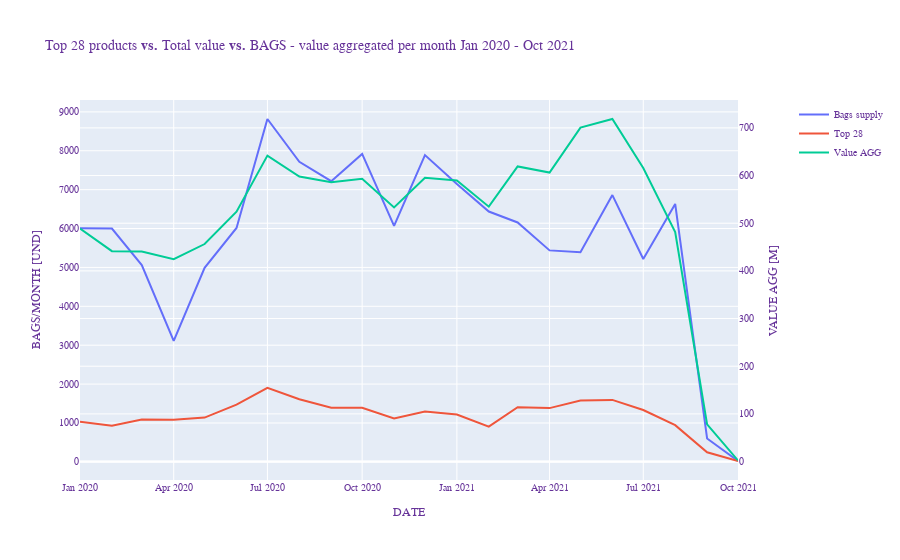

Notebook code cell kept with this figure:
### Code cell
fig = make_subplots(specs=[[{"secondary_y": True}]])


fig.add_trace(go.Scatter(
    x=bagsSupply['yearMonth'],
    y=bagsSupply['value'],
    name="Bags supply"
    ),
secondary_y=False)

fig.add_trace(go.Scatter(
    x=productSeries['yearMonth'],
    y=productSeries['value'],
    name="Top 28"
    ),
secondary_y=True)

fig.add_trace(go.Scatter(
    x=dateValue['yearMonth'], 
    y=dateValue['value'],
    name="Value AGG"
    ),
secondary_y=True)



fig.update_layout(
    title_text="Top 28 products <b>vs.</b> Total value <b>vs.</b> BAGS - value aggregated per month\nJan 2020 - Oct 2021",
    font=dict(
        family="Courier New, monospace",
        size=10,
        color="RebeccaPurple"
    )
)

fig.update_xaxes(title_text="DATE")

fig.update_yaxes(title_text="BAGS/MONTH [UND]", secondary_y=False)
fig.update_yaxes(title_text="VALUE AGG [M]", secondary_y=True)

fig.show()

#Seems that there is certain seasonality over June - July for both years. 
#This behavior could be explained for some products or for some volume
#differences between months.
#Top discount product for reference.

### Figure 1 — Plotly figure (JSON) as saved in the notebook; plotly's stock layout.template omitted (floating-point values rounded to 4 significant figures)
{"data": [{"name": "Bags supply", "type": "scatter", "x": ["2020-01", "2020-02", "2020-03", "2020-04", "2020-05", "2020-06", "2020-07", "2020-08", "2020-09", "2020-10", "2020-11", "2020-12", "2021-01", "2021-02", "2021-03", "2021-04", "2021-05", "2021-06", "2021-07", "2021-08", "2021-09", "2021-10"], "xaxis": "x", "y": [6010, 6001, 5059, 3112, 4990, 6014, 8817, 7716, 7219, 7920, 6070, 7888, 7144, 6438, 6157, 5438, 5392, 6860, 5216, 6634, 601, 22], "yaxis": "y"}, {"name": "Top 28", "type": "scatter", "x": ["2020-01", "2020-02", "2020-03", "2020-04", "2020-05", "2020-06", "2020-07", "2020-08", "2020-09", "2020-10", "2020-11", "2020-12", "2021-01", "2021-02", "2021-03", "2021-04", "2021-05", "2021-06", "2021-07", "2021-08", "2021-09", "2021-10"], "xaxis": "x", "y": [83.41, 75.2, 88.02, 87.87, 92.33, 119.3, 154.8, 130.8, 113.1, 112.7, 90.21, 104.8, 98.58, 73.42, 114.0, 112.1, 128.3, 129.4, 108.1, 76.41, 19.5, 1.198], "yaxis": "y2"}, {"name": "Value AGG", "type": "scatter", "x": ["2020-01", "2020-02", "2020-03", "2020-04", "2020-05", "2020-06", "2020-07", "2020-08", "2020-09", "2020-10", "2020-11", "2020-12", "2021-01", "2021-02", "2021-03", "2021-04", "2021-05", "2021-06", "2021-07", "2021-08", "2021-09", "2021-10"], "xaxis": "x", "y": [488.6, 441.4, 440.6, 424.7, 456.3, 524.1, 641.9, 597.9, 585.9, 593.4, 533.1, 595.5, 589.9, 534.8, 619.1, 606.2, 700.6, 718.6, 615.8, 481.4, 78.12, 2.368], "yaxis": "y2"}], "layout": {"font": {"color": "RebeccaPurple", "family": "Courier New, monospace", "size": 10}, "title": {"text": "Top 28 products <b>vs.</b> Total value <b>vs.</b> BAGS - value aggregated per month\nJan 2020 - Oct 2021"}, "xaxis": {"anchor": "y", "domain": [0, 0.94], "title": {"text": "DATE"}}, "yaxis": {"anchor": "x", "domain": [0, 1], "title": {"text": "BAGS/MONTH [UND]"}}, "yaxis2": {"anchor": "x", "overlaying": "y", "side": "right", "title": {"text": "VALUE AGG [M]"}}}}
